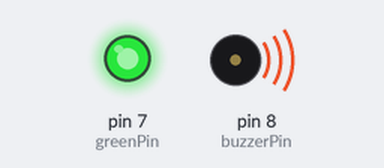
Bench run of a sketch on a simulated Arduino Uno, built with avr-gcc and run on an emulated ATmega328P. On the bench: output pins drawn as LEDs (lit = HIGH), buzzer (waves = sounding).

Above: at 0.1 s.
At 10.08 s:
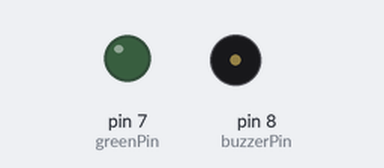
Timing chart, 0 to 10.4 s (numbered marks = the images above):
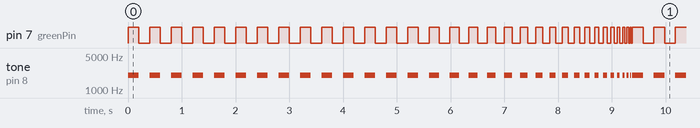

The sketch:

beeper_and_light_code.ino
```cpp
/*
#define greenPin 7
void greenPhase(){
  tone(8,2000,100);
  delay(200);
}

void setup() {
  // put your setup code here, to run once:
pinMode(8, OUTPUT);
pinMode(7, OUTPUT);
}

void loop() {
  // put your main code here, to run repeatedly:
digitalWrite(greenPin, HIGH);
delay(200);
digitalWrite(greenPin, LOW);
greenPhase();
*/


#define greenPin 7
#define buzzerPin 8

void beepBlink(int speed) {
  digitalWrite(greenPin, HIGH);
  tone(buzzerPin, 2000, speed);
  delay(speed);
  digitalWrite(greenPin, LOW);
  delay(speed);
}

void setup() {
  pinMode(buzzerPin, OUTPUT);
  pinMode(greenPin, OUTPUT);
}

void loop() {
  // Phase 1: steady beeping/blinking for 5 seconds
  unsigned long startTime = millis();
  while (millis() - startTime < 5000) {
    beepBlink(200); // fixed speed
  }

  for (int speed = 200; speed >= 20; speed -= 10) {
    beepBlink(speed);
  }
}
```

Measured:
- by itself, pin 7 (greenPin): moves between LOW and HIGH, repeating every 9.4 s
- by itself, tone on pin 8 (buzzerPin): plays 2000 Hz for 0.20 s, 2000 Hz for 0.20 s, 2000 Hz for 0.20 s, 2000 Hz for 0.20 s, 2000 Hz for 0.20 s, 2000 Hz for 0.20 s … (438 notes in this stretch)
